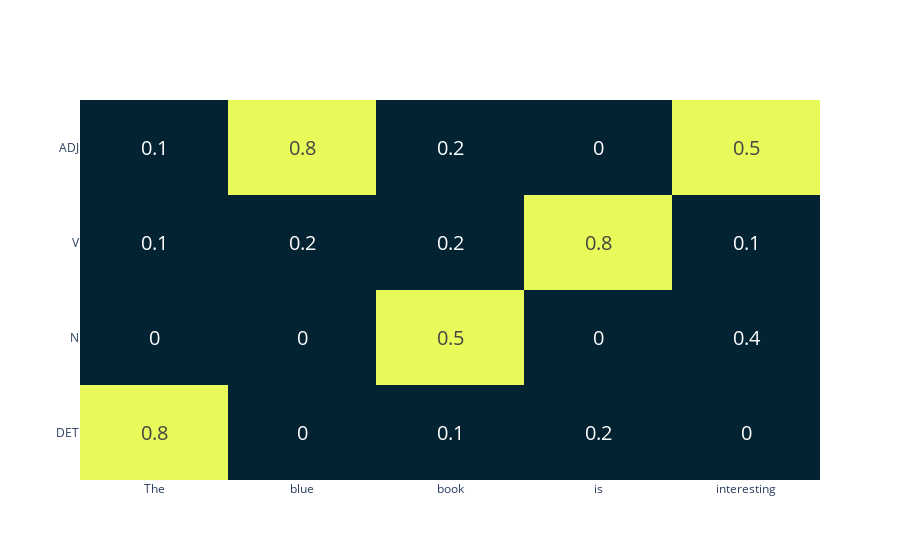

The code cell stored with this chart in its notebook:
### Code cell
data = np.array(
    [
        # the blue book is interesting
        [0.8, 0.0, 0.1, 0.2, 0.0],  # DET
        [0.0, 0.0, 0.5, 0.0, 0.4],  # N
        [0.1, 0.2, 0.2, 0.8, 0.1],  # Verb
        [0.1, 0.8, 0.2, 0.0, 0.5],  # ADJ
    ]
)
backpointer = [0, 3, 1, 2, 3]
sentence = "The blue book is interesting"
tags = ["DET", "N", "V", "ADJ"]

plot_viterbi_path_binary(data, backpointer, sentence, tags)

### Figure 1 — Plotly figure (JSON) as saved in the notebook; plotly's stock layout.template omitted (floating-point values rounded to 4 significant figures)
{"data": [{"colorscale": [[0, "rgb(3, 35, 51)"], [0.09091, "rgb(13, 48, 100)"], [0.1818, "rgb(53, 50, 155)"], [0.2727, "rgb(93, 62, 153)"], [0.3636, "rgb(126, 77, 143)"], [0.4545, "rgb(158, 89, 135)"], [0.5455, "rgb(193, 100, 121)"], [0.6364, "rgb(225, 113, 97)"], [0.7273, "rgb(246, 139, 69)"], [0.8182, "rgb(251, 173, 60)"], [0.9091, "rgb(246, 211, 70)"], [1, "rgb(231, 250, 90)"]], "showscale": false, "text": [[0.8, 0, 0.1, 0.2, 0], [0, 0, 0.5, 0, 0.4], [0.1, 0.2, 0.2, 0.8, 0.1], [0.1, 0.8, 0.2, 0, 0.5]], "textfont": {"size": 20}, "texttemplate": "%{text}", "type": "heatmap", "x": ["The", "blue", "book", "is", "interesting"], "y": ["DET", "N", "V", "ADJ"], "z": [[10000.0, 0, 0.1, 0.2, 0], [0, 0, 10000.0, 0, 0.4], [0.1, 0.2, 0.2, 10000.0, 0.1], [0.1, 10000.0, 0.2, 0, 10000.0]]}], "layout": {}}
